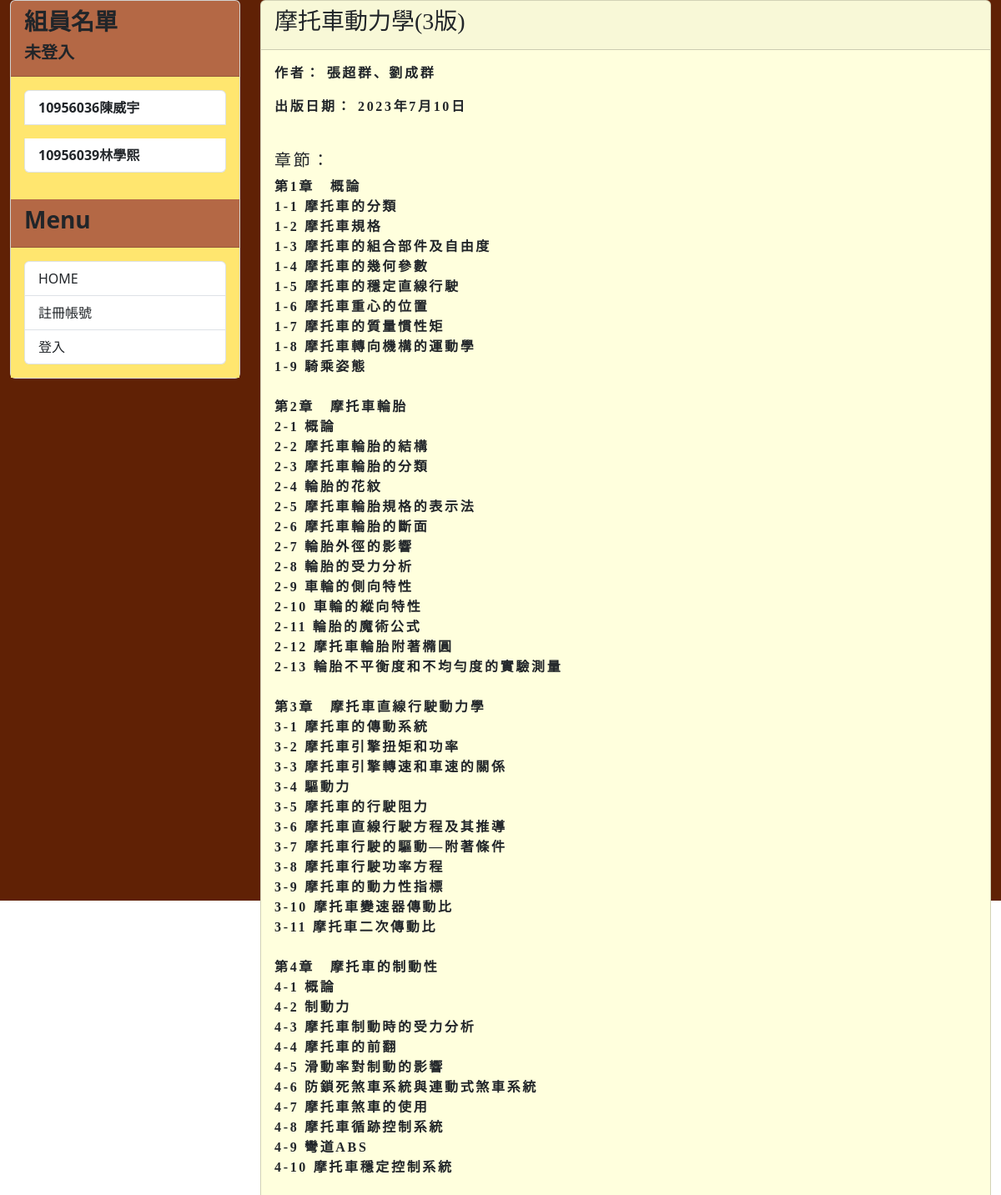
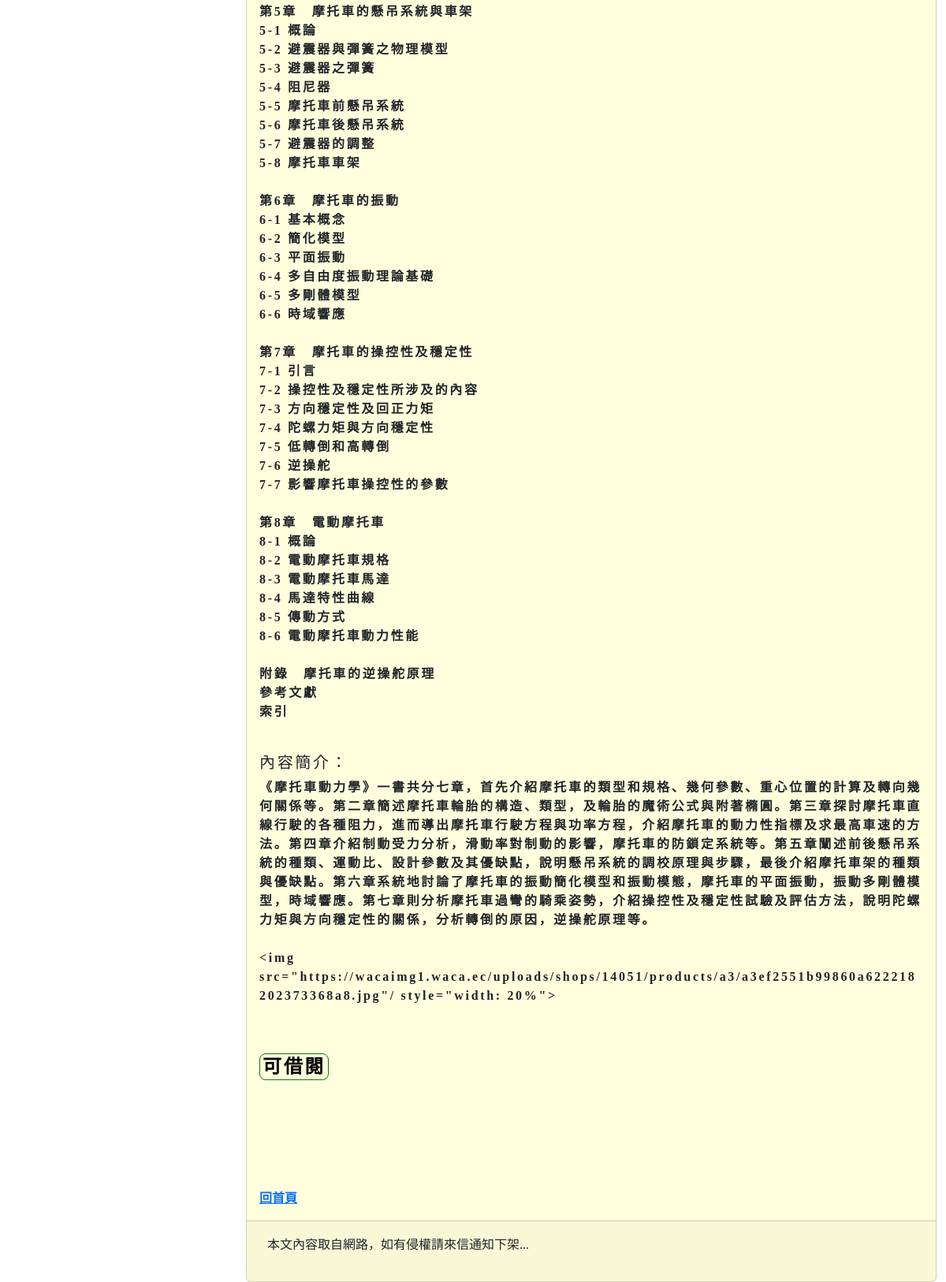
Page /book/Motocycle on the committed database (2 pictures, top to bottom).
### mysite/models.py (models this page shows, shortened)
class Book(models.Model):
    image = models.CharField(max_length=500)
    title = models.CharField(max_length=200)
    slug = models.CharField(max_length=200)
    chap = models.CharField(max_length=2000)
    author = models.CharField(max_length=100)
    body = models.TextField(null=False, blank=True)
    pub_date = models.DateField()
    status = models.BooleanField(("外借中"), default=False)
    @property
    def formatted_status(self):
        if self.status:
            return '<span style="color: black; border: 1px solid green;padding: 3px; border-radius: 8px;">可借閱</span>'
        else:
            return '<span style="color: black; border: 1px solid red; padding: 3px; border-radius: 8px;">外借中</span>'
    formatted_status.fget.short_description = "外借狀態"
    class Meta:
        ordering = ('-pub_date', )

### mysite/views.py (the view)
# urls.py: path('book/<slug:slug>', mv.showpost, name="showpost"),
def showpost(request,slug):
    post = Book.objects.get(slug=slug)
    return render(request, 'post.html', {'post': post, 'book': post})

### mysite/templatetags/markdown_extras.py (called while the page is built)
@register.filter
def convert_markdown(text):
    return markdown.markdown(text)

### mysite/templates/post.html (shortened to what this page needs)
{% extends 'base.html' %}
{% load markdown_extras %}
{% block headmessage %}
    <h3 style='font-family: 微軟正黑體;'>{{ post.title }}</h3>
{% endblock %}
{% block content %}
    <div style='font-family: 微軟正黑體; letter-spacing: 2pt;'>
        <p>作者： {{ post.author }}</p>
        <p>出版日期： {{ post.pub_date }}</p><br>
        <h5>章節：</h5>
        <div>{{ post.chap | convert_markdown | safe }}</div><br>
        <h5>內容簡介：</h5>
        <div>{{ post.body | convert_markdown | safe }}</div><br>
        <p style="font-family: 微軟正黑體; font-size: 18pt; font-weight: bold; color: #FFF4C1; margin-top: 20px;">
            {{post.formatted_status|safe}}
        </p>
    </div>
    <br><br><br><br><br>
    <a style='font-family: 微軟正黑體; text-align: right;' href='{% url "homepage" %}'>回首頁</a>
{% endblock %}

### rows in the picture
Book: title "摩托車動力學(3版)", author "張超群、劉成群", pub_date "2023年7月10日", chap|convert_markdown "第1章 概論 1-1 摩托車的分類 1-2 摩托車規格 1-3 摩托車的組合部件及自由度 1-4 摩托車的幾何參數 1-5 摩托車的穩定直線行駛 1-6 摩托車重心的位置 1-7 摩托車的質量慣性矩 1-8 摩托車轉向機構的運動學 1-9 騎乘姿態 第2章 摩托車輪胎 2-1 概論 2-2 摩托車輪胎的結構 2-3 摩托車輪胎的分類 2-4 輪胎的花紋 2-5 摩托車輪胎規格的表示法 2-6 摩托車輪胎的斷面 2-7 輪胎外徑的影響 2-8 輪胎的受力分析 2-9 車輪的側向特性 2-10 車輪的縱向特性 2-11 輪胎的魔術公式 2-12 摩托車輪胎附著橢圓 2-13 輪胎不平衡度和不均勻度的實驗測量 第3章 摩托車直線行駛動力學 3-1 摩托車的傳動系統 3-2 摩托車引擎扭矩和功率 3-3 摩托車引擎轉速和車速的關係 3-4 驅動力 3-5 摩托車的行駛阻力 3-6 摩托車直線行駛方程及其推導 3-7 摩托車行駛的驅動—附著條件 3-8 摩托車行駛功率方程 3-9 摩托車的動力性指標 3-10 摩托車變速器傳動比 3-11 摩托車二次傳動比 第4章 摩托車的制動性 4-1 概論 4-2 制動力 4-3 摩托車制動時的受力分析 4-4 摩托車的前翻 4-5 滑動率對制動的影響 4-6 防鎖死煞車系統與連動式煞車系統 4-7 摩托車煞車的使用 4-8 摩托車循跡控制系統 4-9 彎道ABS 4-10 摩托車穩定控制系統 第5章 摩托車的懸吊系統與車架 5-1 概論 5-2 避震器與彈簧之物理模型 5-3 避震器之彈簧 5-4 阻尼器 5-5 摩托車前懸吊系統 5-6…", body|convert_markdown "《摩托車動力學》一書共分七章，首先介紹摩托車的類型和規格、幾何參數、重心位置的計算及轉向幾何關係等。第二章簡述摩托車輪胎的構造、類型，及輪胎的魔術公式與附著橢圓。第三章探討摩托車直線行駛的各種阻力，進而導出摩托車行駛方程與功率方程，介紹摩托車的動力性指標及求最高車速的方法。第四章介紹制動受力分析，滑動率對制動的影響，摩托車的防鎖定系統等。第五章闡述前後懸吊系統的種類、運動比、設計參數及其優缺點，說明懸吊系統的調校原理與步驟，最後介紹摩托車架的種類與優缺點。第六章系統地討論了摩托車的振動簡化模型和振動模態，摩托車的平面振動，振動多剛體模型，時域響應。第七章則分析摩托車過彎的騎乘姿勢，介紹操控性及穩定性試驗及評估方法，說明陀螺力矩與方向穩定性的關係，分析轉倒的原因，逆操舵原理等。 <img src=\"https://wacaimg1.waca.ec/uploads/shops/14051/products/a3/a3ef2551b99860a622218202373368a8.jpg\"/ style=\"width: 20%\">", formatted_status "可借閱"
